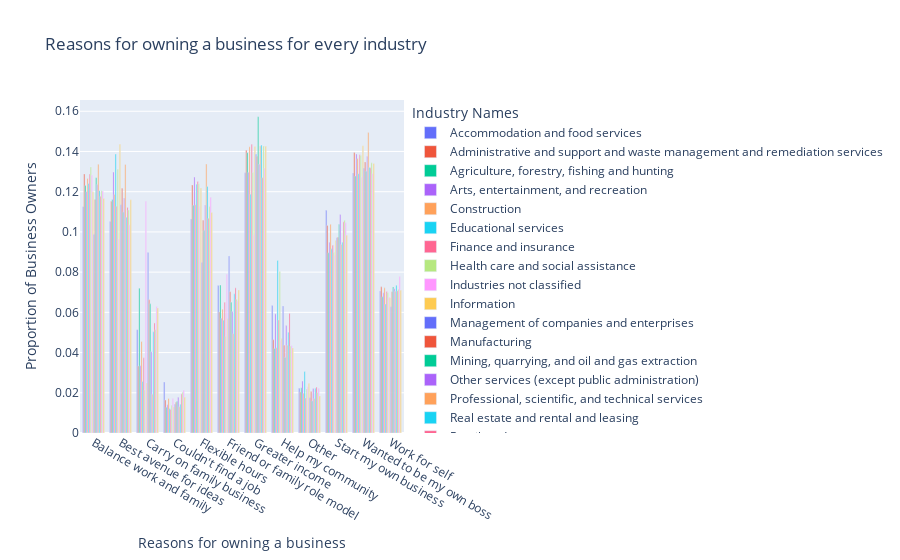

Notebook code cell kept with this figure:
### Code cell
#im plotting a grouped bar chart of the proportions for each reason to make it more clear which reasons stand out for each

cols = df.columns
print(cols)
cols
"""https://www.w3resource.com/pandas/dataframe/dataframe-pivot.php"""
# for i in df.index:
#     tempdf = df[df.index == i]
#     fig = px.bar(tempdf, y=cols, title="Reasons to own business",barmode='group')
#     # fig.show()

# fig = px.bar(df, x=df.index, color="OWNCHAR_LABEL", title="Long-Form Input")


import plotly.graph_objects as go
# df = df[:5]
# cols = df.index
print(type(df))

   
fig = go.Figure(data=[
    go.Bar(name=index, x=cols, y=row[:len(row)-1].map(lambda x: x/row.mysum)) for index,row in df.iterrows()]
                )
   

# Change the bar mode
fig.update_layout(barmode='group',title="Reasons for owning a business for every industry",yaxis_title="Proportion of Business Owners",xaxis_title="Reasons for owning a business",
                  legend_title="Industry Names")

fig.show()
# fig.show()

df.info()

### Figure 1 — Plotly figure (JSON) as saved in the notebook; plotly's stock layout.template omitted (floating-point values rounded to 4 significant figures)
{"data": [{"name": "Accommodation and food services", "type": "bar", "x": ["Balance work and family", "Best avenue for ideas", "Carry on family business", "Couldn't find a job", "Flexible hours", "Friend or family role model", "Greater income", "Help my community", "Other", "Start my own business", "Wanted to be my own boss", "Work for self", "mysum"], "y": [0.1126, 0.1052, 0.05141, 0.02533, 0.1064, 0.07333, 0.1294, 0.06339, 0.0222, 0.1107, 0.1294, 0.07064]}, {"name": "Administrative and support and waste management and remediation services", "type": "bar", "x": ["Balance work and family", "Best avenue for ideas", "Carry on family business", "Couldn't find a job", "Flexible hours", "Friend or family role model", "Greater income", "Help my community", "Other", "Start my own business", "Wanted to be my own boss", "Work for self", "mysum"], "y": [0.1288, 0.1152, 0.03327, 0.01643, 0.1233, 0.06016, 0.1406, 0.04636, 0.02039, 0.1032, 0.1395, 0.0727]}, {"name": "Agriculture, forestry, fishing and hunting", "type": "bar", "x": ["Balance work and family", "Best avenue for ideas", "Carry on family business", "Couldn't find a job", "Flexible hours", "Friend or family role model", "Greater income", "Help my community", "Other", "Start my own business", "Wanted to be my own boss", "Work for self", "mysum"], "y": [0.1231, 0.1161, 0.07202, 0.01277, 0.1133, 0.07357, 0.1394, 0.04204, 0.02253, 0.08964, 0.1278, 0.06773]}, {"name": "Arts, entertainment, and recreation", "type": "bar", "x": ["Balance work and family", "Best avenue for ideas", "Carry on family business", "Couldn't find a job", "Flexible hours", "Friend or family role model", "Greater income", "Help my community", "Other", "Start my own business", "Wanted to be my own boss", "Work for self", "mysum"], "y": [0.12, 0.1298, 0.03348, 0.01408, 0.1273, 0.0571, 0.1297, 0.05926, 0.02583, 0.09488, 0.1388, 0.06976]}, {"name": "Construction", "type": "bar", "x": ["Balance work and family", "Best avenue for ideas", "Carry on family business", "Couldn't find a job", "Flexible hours", "Friend or family role model", "Greater income", "Help my community", "Other", "Start my own business", "Wanted to be my own boss", "Work for self", "mysum"], "y": [0.1265, 0.1187, 0.0455, 0.01721, 0.1135, 0.06158, 0.1424, 0.04239, 0.01979, 0.1038, 0.1365, 0.07218]}, {"name": "Educational services", "type": "bar", "x": ["Balance work and family", "Best avenue for ideas", "Carry on family business", "Couldn't find a job", "Flexible hours", "Friend or family role model", "Greater income", "Help my community", "Other", "Start my own business", "Wanted to be my own boss", "Work for self", "mysum"], "y": [0.1241, 0.1387, 0.02562, 0.012, 0.1237, 0.05611, 0.1187, 0.08583, 0.03058, 0.09158, 0.129, 0.0641]}, {"name": "Finance and insurance", "type": "bar", "x": ["Balance work and family", "Best avenue for ideas", "Carry on family business", "Couldn't find a job", "Flexible hours", "Friend or family role model", "Greater income", "Help my community", "Other", "Start my own business", "Wanted to be my own boss", "Work for self", "mysum"], "y": [0.1288, 0.1128, 0.0374, 0.01167, 0.1251, 0.06506, 0.1436, 0.05619, 0.01744, 0.09331, 0.1383, 0.0704]}, {"name": "Health care and social assistance", "type": "bar", "x": ["Balance work and family", "Best avenue for ideas", "Carry on family business", "Couldn't find a job", "Flexible hours", "Friend or family role model", "Greater income", "Help my community", "Other", "Start my own business", "Wanted to be my own boss", "Work for self", "mysum"], "y": [0.1323, 0.1312, 0.0214, 0.01386, 0.124, 0.04812, 0.1295, 0.08037, 0.02184, 0.08973, 0.138, 0.06978]}, {"name": "Industries not classified", "type": "bar", "x": ["Balance work and family", "Best avenue for ideas", "Carry on family business", "Couldn't find a job", "Flexible hours", "Friend or family role model", "Greater income", "Help my community", "Other", "Start my own business", "Wanted to be my own boss", "Work for self", "mysum"], "y": [0.1282, 0.09664, 0.1152, 0.01711, 0.1128, 0.07897, 0.09854, 0.04613, 0.02304, 0.08838, 0.1274, 0.06751]}, {"name": "Information", "type": "bar", "x": ["Balance work and family", "Best avenue for ideas", "Carry on family business", "Couldn't find a job", "Flexible hours", "Friend or family role model", "Greater income", "Help my community", "Other", "Start my own business", "Wanted to be my own boss", "Work for self", "mysum"], "y": [0.12, 0.1436, 0.02491, 0.01294, 0.1218, 0.05676, 0.1425, 0.04697, 0.02456, 0.09576, 0.1429, 0.06728]}, {"name": "Management of companies and enterprises", "type": "bar", "x": ["Balance work and family", "Best avenue for ideas", "Carry on family business", "Couldn't find a job", "Flexible hours", "Friend or family role model", "Greater income", "Help my community", "Other", "Start my own business", "Wanted to be my own boss", "Work for self", "mysum"], "y": [0.09875, 0.1135, 0.08978, 0.01429, 0.08478, 0.08805, 0.1386, 0.06316, 0.0175, 0.09714, 0.1316, 0.06281]}, {"name": "Manufacturing", "type": "bar", "x": ["Balance work and family", "Best avenue for ideas", "Carry on family business", "Couldn't find a job", "Flexible hours", "Friend or family role model", "Greater income", "Help my community", "Other", "Start my own business", "Wanted to be my own boss", "Work for self", "mysum"], "y": [0.1162, 0.1218, 0.06626, 0.01533, 0.1058, 0.0703, 0.1377, 0.04363, 0.02068, 0.09736, 0.1348, 0.0703]}, {"name": "Mining, quarrying, and oil and gas extraction", "type": "bar", "x": ["Balance work and family", "Best avenue for ideas", "Carry on family business", "Couldn't find a job", "Flexible hours", "Friend or family role model", "Greater income", "Help my community", "Other", "Start my own business", "Wanted to be my own boss", "Work for self", "mysum"], "y": [0.127, 0.1097, 0.06425, 0.01582, 0.1006, 0.06505, 0.1573, 0.03761, 0.0159, 0.1038, 0.1302, 0.07266]}, {"name": "Other services (except public administration)", "type": "bar", "x": ["Balance work and family", "Best avenue for ideas", "Carry on family business", "Couldn't find a job", "Flexible hours", "Friend or family role model", "Greater income", "Help my community", "Other", "Start my own business", "Wanted to be my own boss", "Work for self", "mysum"], "y": [0.1236, 0.1169, 0.04046, 0.01781, 0.1134, 0.06045, 0.1337, 0.05343, 0.02219, 0.1087, 0.1377, 0.07178]}, {"name": "Professional, scientific, and technical services", "type": "bar", "x": ["Balance work and family", "Best avenue for ideas", "Carry on family business", "Couldn't find a job", "Flexible hours", "Friend or family role model", "Greater income", "Help my community", "Other", "Start my own business", "Wanted to be my own boss", "Work for self", "mysum"], "y": [0.1336, 0.1335, 0.01932, 0.01309, 0.1338, 0.04941, 0.1427, 0.04364, 0.01718, 0.09377, 0.1494, 0.07051]}, {"name": "Real estate and rental and leasing", "type": "bar", "x": ["Balance work and family", "Best avenue for ideas", "Carry on family business", "Couldn't find a job", "Flexible hours", "Friend or family role model", "Greater income", "Help my community", "Other", "Start my own business", "Wanted to be my own boss", "Work for self", "mysum"], "y": [0.1205, 0.1073, 0.05034, 0.01435, 0.1226, 0.06923, 0.1432, 0.05007, 0.02224, 0.09482, 0.132, 0.07342]}, {"name": "Retail trade", "type": "bar", "x": ["Balance work and family", "Best avenue for ideas", "Carry on family business", "Couldn't find a job", "Flexible hours", "Friend or family role model", "Greater income", "Help my community", "Other", "Start my own business", "Wanted to be my own boss", "Work for self", "mysum"], "y": [0.1177, 0.1122, 0.05472, 0.01945, 0.1068, 0.0722, 0.127, 0.0595, 0.02283, 0.105, 0.1319, 0.0707]}, {"name": "Transportation and warehousing", "type": "bar", "x": ["Balance work and family", "Best avenue for ideas", "Carry on family business", "Couldn't find a job", "Flexible hours", "Friend or family role model", "Greater income", "Help my community", "Other", "Start my own business", "Wanted to be my own boss", "Work for self", "mysum"], "y": [0.1205, 0.1109, 0.05145, 0.02028, 0.1126, 0.06654, 0.1427, 0.04324, 0.02011, 0.1058, 0.1344, 0.07145]}, {"name": "Utilities", "type": "bar", "x": ["Balance work and family", "Best avenue for ideas", "Carry on family business", "Couldn't find a job", "Flexible hours", "Friend or family role model", "Greater income", "Help my community", "Other", "Start my own business", "Wanted to be my own boss", "Work for self", "mysum"], "y": [0.1204, 0.1036, 0.06289, 0.02123, 0.1172, 0.06579, 0.1318, 0.04338, 0.02228, 0.1045, 0.1291, 0.07779]}, {"name": "Wholesale trade", "type": "bar", "x": ["Balance work and family", "Best avenue for ideas", "Carry on family business", "Couldn't find a job", "Flexible hours", "Friend or family role model", "Greater income", "Help my community", "Other", "Start my own business", "Wanted to be my own boss", "Work for self", "mysum"], "y": [0.1167, 0.116, 0.06215, 0.01774, 0.1097, 0.07116, 0.1426, 0.04224, 0.01836, 0.0984, 0.1341, 0.07095]}], "layout": {"barmode": "group", "legend": {"title": {"text": "Industry Names"}}, "title": {"text": "Reasons for owning a business for every industry"}, "xaxis": {"title": {"text": "Reasons for owning a business"}}, "yaxis": {"title": {"text": "Proportion of Business Owners"}}}}
